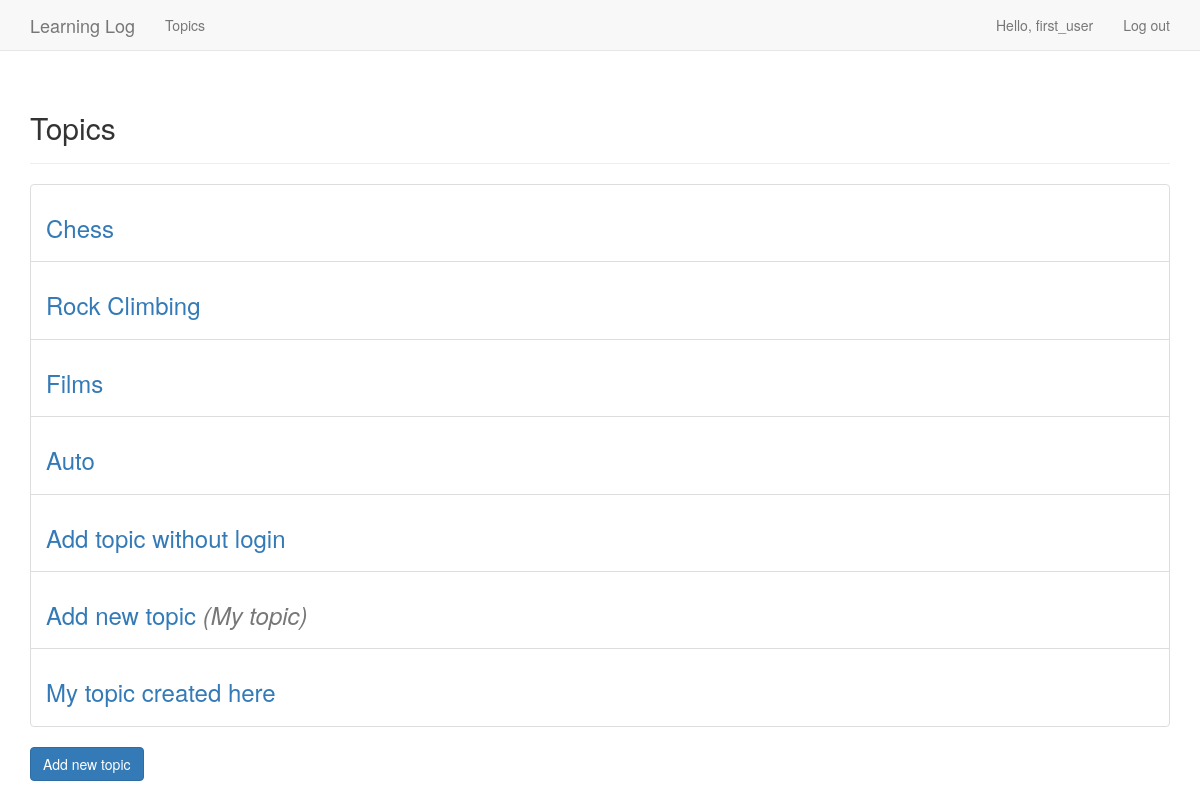
The page /topics/ (signed in) on the database its author committed.
### learning_logs/models.py (models this page shows)
class Topic(models.Model):
    text = models.CharField(max_length=200)
    date_added = models.DateTimeField(auto_now_add=True)
    owner = models.ForeignKey(User, on_delete=models.CASCADE)
    def __str__(self):
        return self.text

### learning_logs/views.py (the view)
# urls.py: url(r'^topics/$', views.topics, name='topics'),                                 # All topics
@login_required
def topics(request):
    topics = Topic.objects.order_by('date_added')
    context = {'topics': topics}
    return render(request, 'learning_logs/topics.html', context)

### learning_logs/templates/learning_logs/topics.html
{% extends "learning_logs/base.html" %}
{% load bootstrap3 %}
{% block header %}
    <h2>Topics</h2>
{% endblock header %}
{% block content %}
    <ul class="list-group">
        {% for topic in topics %}
            <li class="list-group-item">
                <h3>
                    <a href="{% url 'learning_logs:topic' topic.id %}">{{ topic }}</a>
                    {% if topic.owner == request.user %}
                        <span class="text-muted" style="font-style: italic; font-weight: lighter">
                            (My topic)
                        </span>
                    {% endif %}
                </h3>
            </li>
        {% empty %}
            <h4><li>No topics have been added yet.</li></h4>
        {% endfor %}
    </ul>
    <form action="{% url 'learning_logs:new_topic' %}">
        {% buttons %}
            <button name="submit" class="btn btn-primary">Add new topic</button>
        {% endbuttons %}
    </form>
{% endblock content %}

### learning_logs/templates/learning_logs/base.html (shortened to what this page needs)
{% load bootstrap3 %}
<!DOCTYPE html>
<html lang="eng">
    <head>
        {% bootstrap_css %}
    </head>
    <body>
        <nav class="navbar navbar-default navbar-static-top">
            <div class="container">
                <div class="navbar-header">
                    <a class="navbar-brand" href="{% url 'learning_logs:index' %}">
                        Learning Log
                    </a>
                </div>
                <div id="navbar" class="navbar-collapse collapse">
                    <ul class="nav navbar-nav">
                        <li><a href="{% url 'learning_logs:topics' %}">Topics</a> </li>
                    </ul>
                    <ul class="nav navbar-nav navbar-right">
                        {% if user.is_authenticated %}
                            <li><a>Hello, {{ user.username }}</a></li>
                            <li><a href="{% url 'users:logout' %}">Log out</a></li>
                        {% else %}
                            <li><a href="{% url 'users:register' %}">Register</a></li>
                            <li><a href="{% url 'users:login' %}">Log in</a></li>
                        {% endif %}
                    </ul>
                </div>
            </div>
        </nav>
        <div class="container">
            <div class="page-header">
                {% block header %}{% endblock header%}
            </div>
            <div>
                {% block content %}{% endblock content %}
            </div>
        </div>
    </body>
</html>

### rows shown on the page
Topic: text "Chess"
Topic: text "Rock Climbing"
Topic: text "Films"
Topic: text "Auto"
Topic: text "Add topic without login"
Topic: text "Add new topic", shows "(My topic)"
Topic: text "My topic created here"

### other values the page prints
{{ user.username }} "first_user"
